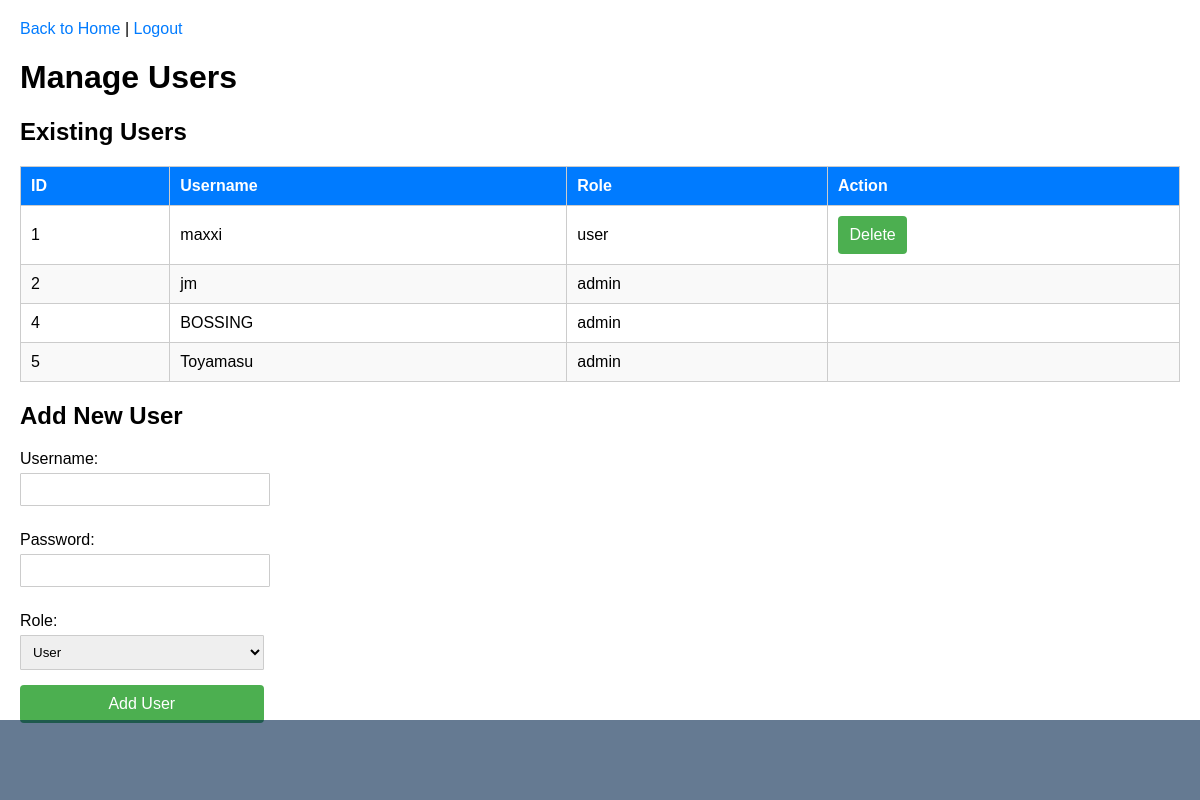
The page /manage_users (signed in) on the database its author committed.
### app.py (models this page shows)
class Account(UserMixin, db.Model):
    id = db.Column(db.Integer, primary_key=True)
    username = db.Column(db.String(50), unique=True, nullable=False)
    password = db.Column(db.String(100), nullable=False)
    role = db.Column(db.String(10), nullable=False)

### app.py (the view)
@app.route('/manage_users', methods=['GET'])
@login_required
def manage_users():
    if current_user.role != 'admin':
        flash('You are not authorized to manage users.', 'danger')
        return redirect(url_for('home_screen'))
    users = Account.query.all()
    return render_template('manage_users.html', users=users)

### app.py (called while the page is built)
@login_manager.user_loader
def load_user(user_id):
    return Account.query.get(int(user_id))

@app.before_request
def restrict_access():
    if current_user.is_authenticated:
        restricted_routes = {
            'admin': [],
            'user': ['manage_users'],
        }
        if current_user.role not in restricted_routes:
            return
        if request.endpoint in restricted_routes.get(current_user.role, []):
            flash('You are not authorized to access this page.', 'danger')
            return redirect(url_for('home_screen'))

### templates/manage_users.html (shortened to what this page needs)
<!DOCTYPE html>
<html lang="en">
<head>
</head>
<body>
    <div class="header">
        <a href="{{ url_for('home_screen') }}">Back to Home</a> |
        <a href="{{ url_for('logout') }}">Logout</a>
    </div>
    <h1>Manage Users</h1>
    <h2>Existing Users</h2>
    <table>
        <thead>
            <tr>
                <th>ID</th>
                <th>Username</th>
                <th>Role</th>
                <th>Action</th>
            </tr>
        </thead>
        <tbody>
            {% for user in users %}
            <tr>
                <td>{{ user.id }}</td>
                <td>{{ user.username }}</td>
                <td>{{ user.role }}</td>
                <td>
                    {% if user.role != 'admin' %}
                    <form action="{{ url_for('delete_user', user_id=user.id) }}" method="POST" style="display:inline;">
                        <button type="submit" onclick="return confirm('Are you sure you want to delete this user?');">Delete</button>
                    </form>
                    {% endif %}
                </td>
            </tr>
            {% endfor %}
        </tbody>
    </table>
    <div class="form-container">
        <h2>Add New User</h2>
        <form action="{{ url_for('add_user') }}" method="POST">
            <label for="username">Username:</label>
            <input type="text" id="username" name="username" required><br>
            <label for="password">Password:</label>
            <input type="password" id="password" name="password" required><br>
            <label for="role">Role:</label>
            <select id="role" name="role" required>
                <option value="user">User</option>
            </select><br>
            <button type="submit">Add User</button>
        </form>
    </div>
    <div class="design"></div>
</body>
</html>

### templates/manage_users.html (style rules this page uses)
body { font-family: 'Trebuchet MS', 'Lucida Sans Unicode', 'Lucida Grande', 'Lucida Sans', Arial, sans-serif; margin: 20px; }
.header { margin-bottom: 20px; }
a { text-decoration: none; color: #007BFF; }
button { width: 21%; padding: 10px; background-color: #4CAF50; color: white; border: none; border-radius: 4px; cursor: pointer; font-size: 16px; }
label { display: block; margin: 10px 0 5px; }
input[type="text"] { width: 20%; padding: 8px; margin-bottom: 15px; border: 1px solid #ccc; border-radius: 1px; }
input[type="password"] { width: 20%; padding: 8px; margin-bottom: 15px; border: 1px solid #ccc; border-radius: 1px; }
select { width: 21%; padding: 8px; margin-bottom: 15px; border: 1px solid #ccc; border-radius: 1px; }
table { width: 100%; border-collapse: collapse; margin-top: 20px; }
th, td { border: 1px solid #ccc; padding: 10px; text-align: left; }
th { background-color: #007BFF; color: white; }
tr:nth-child(even) { background-color: #f9f9f9; }
.design { display: flex; justify-content: center; align-items: center; height: 80px; background-color: #00244b9a; position: fixed; bottom: 0; left: 0; width: 100%; margin: 0; padding: 0; z-index: 1000; }

### rows shown on the page
Account: id "1", username "maxxi", role "user"
Account: id "2", username "jm", role "admin"
Account: id "4", username "BOSSING", role "admin"
Account: id "5", username "Toyamasu", role "admin"
